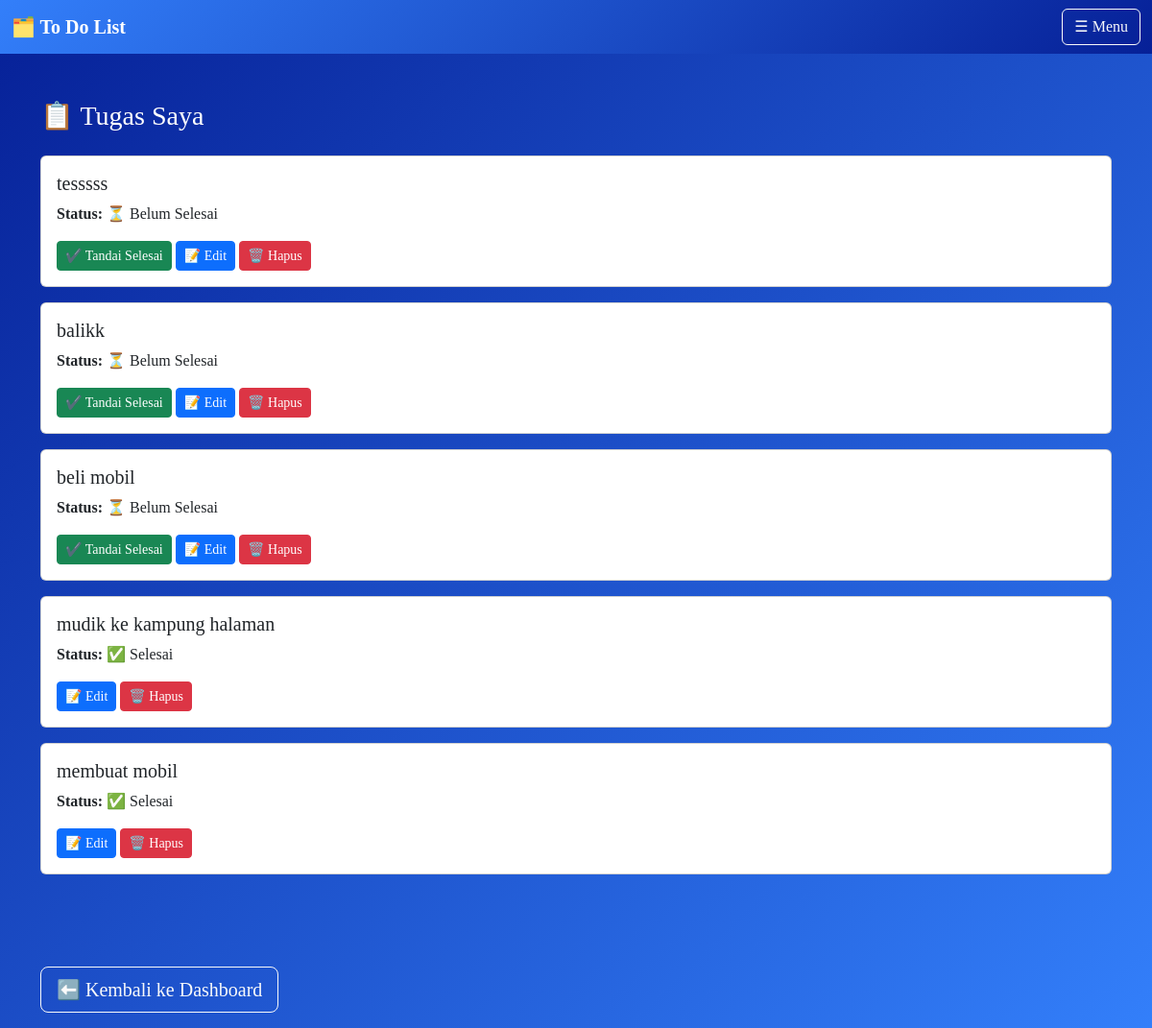
The app's page /user/tugas_saya.php (signed in) with its own data.
### tables this page shows
CREATE TABLE `tasks` (
  `id` int(11) NOT NULL,
  `judul` varchar(255) NOT NULL,
  `status` enum('belum','selesai') NOT NULL DEFAULT 'belum',
  `user_id` int(11) DEFAULT NULL,
  `created_at` timestamp NOT NULL DEFAULT current_timestamp(),
  `updated_at` timestamp NOT NULL DEFAULT current_timestamp() ON UPDATE current_timestamp()
);

### user/tugas_saya.php (the view, shortened to what this page needs)
<?php
include '../config/db.php';
$user_id = $_SESSION['user_id'];
$query = "
    SELECT t.id, t.judul, t.status, t.created_at, t.updated_at
    FROM tasks_assignments ta
    INNER JOIN tasks t ON ta.task_id = t.id
    WHERE ta.user_id = ?
    ORDER BY t.created_at DESC
";
$stmt = $conn->prepare($query);
$stmt->bind_param("i", $user_id);
$stmt->execute();
$result = $stmt->get_result();
?>
<!DOCTYPE html>
<html lang="en">
<head>
    <link rel="stylesheet" href="https://stackpath.bootstrapcdn.com/bootstrap/4.5.2/css/bootstrap.min.css">
</head>
<body>
<div class="container mt-4">
    <h3 class="mb-4 text-white">📋 Tugas Saya</h3>
    <?php if ($result->num_rows > 0): ?>
        <?php while ($row = $result->fetch_assoc()): ?>
            <div class="card mb-3">
                <div class="card-body">
                    <h5 class="card-title"><?= htmlspecialchars($row['judul']) ?></h5>
                    <p class="card-text">
                        <strong>Status:</strong> <?= $row['status'] === 'selesai' ? '✅ Selesai' : '⏳ Belum Selesai' ?>
                    </p>
                    <?php if ($row['status'] !== 'selesai'): ?>
                        <a href="tandai_selesai.php?id=<?= $row['id'] ?>" class="btn btn-success btn-sm">✔️ Tandai Selesai</a>
                    <?php endif; ?>
                    <button
                        class="btn btn-primary btn-sm"
                        data-toggle="modal"
                        data-target="#editModal"
                        data-id="<?= $row['id'] ?>"
                        data-judul="<?= htmlspecialchars($row['judul']) ?>"
                    >📝 Edit</button>
                    <a href="hapus_tugas.php?id=<?= $row['id'] ?>" class="btn btn-danger btn-sm" onclick="return confirm('Yakin hapus tugas ini?')">🗑️ Hapus</a>
                </div>
            </div>
        <?php endwhile; ?>
    <?php else: ?>
        <div class="alert alert-info text-center">Belum ada tugas yang ditugaskan untuk Anda.</div>
    <?php endif; ?>
</div>
<?php include '../navbar_user.php'; ?>
<div class="container mt-5 pt-5">
    <a href="dashboard_user.php" class="btn btn-outline-light btn-lg mb-3 btn-press">
        ⬅️ Kembali ke Dashboard
    </a>
</div>
</body>
</html>

### user/tugas_saya.php (style rules this page uses)
body { background: linear-gradient(135deg, rgb(6, 32, 151), rgb(51, 127, 250)); font-family: 'Segoe UI', Tahoma, Geneva, Verdana, sans-serif; padding-top: 80px; }

### navbar_user.php (style rules this page uses)
body { font-family: 'Times New Roman', Times, serif; }

### records on screen
tasks: judul "tesssss", status "⏳ Belum Selesai"
tasks: judul "balikk", status "⏳ Belum Selesai"
tasks: judul "beli mobil", status "⏳ Belum Selesai"
tasks: judul "mudik ke kampung halaman", status "✅ Selesai"
tasks: judul "membuat mobil", status "✅ Selesai"
